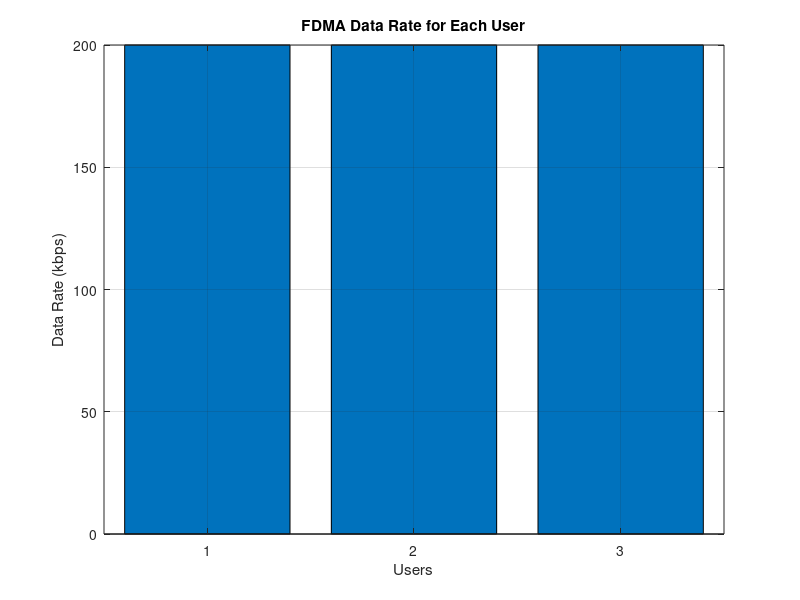

The MATLAB source for this figure:
clc; clear; close all;
BW = 200; % Channel Bandwidth (kHz)
Users = 3;
M = 2; % BPSK Modulation
DataRate = BW*log2(M); % Data Rate (kbps)
Rate = DataRate*ones(1,Users);
disp(' User Data Rate (kbps)')
disp([(1:Users)' Rate'])
figure
bar(1:Users,Rate)
xlabel('Users')
ylabel('Data Rate (kbps)')
title('FDMA Data Rate for Each User')
grid on
